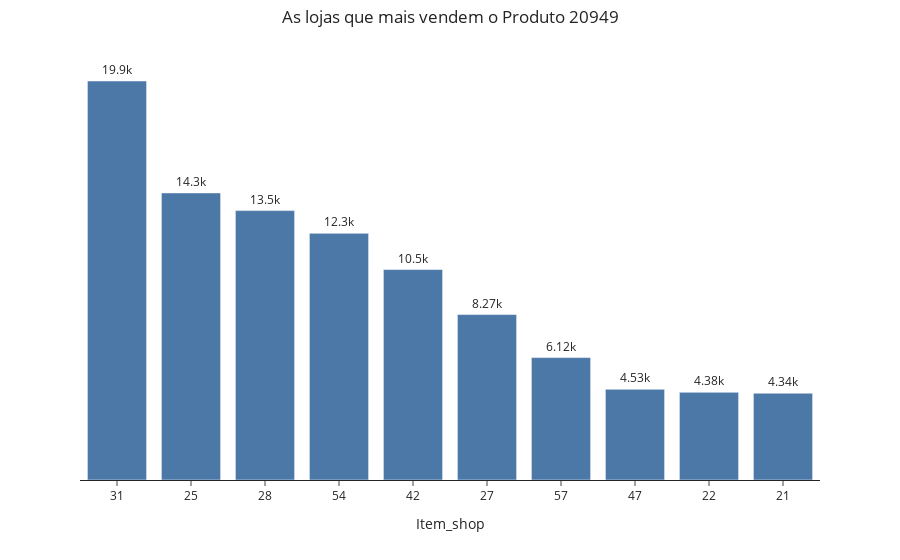

The notebook cell this image was saved under:
### Code cell
fig = px.bar(loja_top10, x='shop_id', y='item_cnt_day', template= 'simple_white',
 text = 'item_cnt_day', color_discrete_sequence=px.colors.qualitative.T10 )
fig.update_xaxes(zeroline = True, zerolinewidth =2)
fig.update_traces(textposition="outside", texttemplate='%{text:.3s}')
fig.update_xaxes(zeroline = True, zerolinewidth =2, title = 'Item_shop' )
fig.update_yaxes(showticklabels = False, title= '' , showline = False, ticks = '')
fig.update_layout(title={'text': 'As lojas que mais vendem o Produto 20949', 'y': 0.98, 'x': 0.5})
fig.show()

### Figure 1 — Plotly figure (JSON) as saved in the notebook; plotly's stock layout.template omitted (floating-point values rounded to 4 significant figures)
{"data": [{"alignmentgroup": "True", "hovertemplate": "shop_id=%{x}<br>item_cnt_day=%{text}<extra></extra>", "legendgroup": "", "marker": {"color": "#4C78A8", "pattern": {"shape": ""}}, "name": "", "offsetgroup": "", "orientation": "v", "showlegend": false, "text": [19934, 14343, 13458, 12323, 10514, 8265, 6116, 4530, 4382, 4335], "textposition": "outside", "texttemplate": "%{text:.3s}", "type": "bar", "x": ["31", "25", "28", "54", "42", "27", "57", "47", "22", "21"], "xaxis": "x", "y": [19934, 14343, 13458, 12323, 10514, 8265, 6116, 4530, 4382, 4335], "yaxis": "y"}], "layout": {"barmode": "relative", "legend": {"tracegroupgap": 0}, "margin": {"t": 60}, "title": {"text": "As lojas que mais vendem o Produto 20949", "x": 0.5, "y": 0.98}, "xaxis": {"anchor": "y", "domain": [0, 1], "title": {"text": "Item_shop"}, "zeroline": true, "zerolinewidth": 2}, "yaxis": {"anchor": "x", "domain": [0, 1], "showline": false, "showticklabels": false, "ticks": "", "title": {"text": ""}}}}
